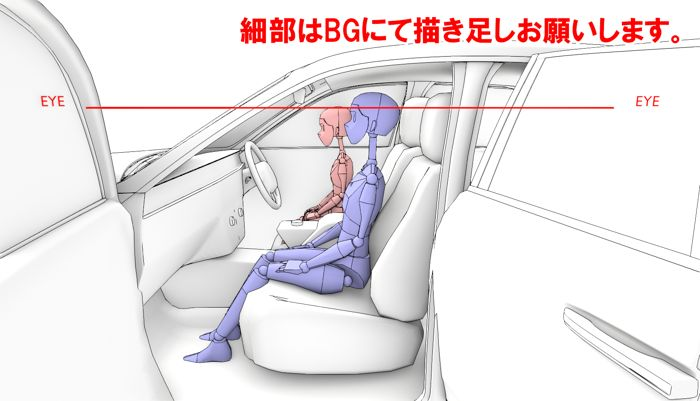
#> input picture handoff/SP2_10/boards10_sample/3.jpg, 700 x 401 px
$ python -i preflight_core.py   (imports and definitions only)
#> lines starting #> are read from the running program, lines starting #| are printed output that depends on the picture; after the words box and inside, x2 and y2 are one past the last pixel; in counts of white or black regions, pixels touching at a corner belong together
#> further down, picture is the input picture: PIL image 700x401 RGB; mean R, G, B 234.6, 229.5, 231.4
"""LoRA Preflight 画像整形コア。

設計: docs/lora-preflight/design-image-processing.md（リポジトリ側）

「Plan（計画=純データ）」と「Render（実行）」を分離する。
サムネも出力PNGも同じ apply_plan() の結果から作るので、画面と実ファイルが
ズレることが構造上ない（WYSIWYG保証）。Plan は JSON 化して manifest に残す。

UI・HTTP・ファイルIOには依存しない。依存は Pillow のみ。
"""
from __future__ import annotations

import math
from dataclasses import dataclass, field, asdict

from PIL import Image, ImageChops

# 全身絵から作る4枚の種別（この順で _1.._4 を割り当てる）
FULLBODY_KINDS = ("fb_upper", "fb_body", "fb_feet", "fb_full")
KIND_LABELS = {
    "normal": "整形",
    "fb_upper": "上半身",
    "fb_body": "首から下",
    "fb_feet": "足元",
    "fb_full": "全身",
}


@dataclass(frozen=True)
class PreflightConfig:
    sizes: tuple = ((1024, 1024), (1152, 896), (1216, 832), (1344, 768), (1536, 640))
    allow_rotate: bool = True
    pad_crop_x: float = 0.5        # 0=余白優先 .. 1=切り取り優先
    max_crop_frac: float = 0.15    # 元面積に対する切除率がこれを超えたら別比率へ逃がす
    fullbody_base_height: int = 2200
    fullbody_tile: int = 1024
    neck_ratio: float = 0.14       # 首位置 = 頭頂 + neck_ratio * 人物高
    trim_threshold: int = 18
    head_margin_px: int = 16       # 高さ正規化後の空間での頭上/足下マージン


@dataclass(frozen=True)
class ImageInfo:
    width: int
    height: int
    content_box: tuple  # (x0, y0, x1, y1) 内容範囲（元画像座標）
    bg_color: tuple     # (r, g, b)


@dataclass(frozen=True)
class CropPlan:
    """加工計画。apply_plan() は crop → pad → resize の順に適用する。"""

    kind: str                    # normal / fb_upper / fb_body / fb_feet / fb_full
    src_size: tuple              # (w, h) 元画像
    crop_box: tuple              # (l, t, r, b) 元画像座標
    pad: tuple                   # (l, t, r, b) crop後座標での余白量
    scale_to: tuple              # 最終出力サイズ（規定サイズに一致）
    bg_color: tuple
    fallback: str | None = None  # 比率フォールバックの説明
    params: dict = field(default_factory=dict)

    def to_dict(self) -> dict:
        return asdict(self)


# [7 lines left out: function candidate_sizes, not called in this run]


def analyze(img: Image.Image, trim_threshold: int = 18) -> ImageInfo:
    """内容範囲と背景色を推定する（マージンは足さない素のbbox）。"""
#> called with trim_threshold = 18
    rgb = img.convert("RGB")
    sample = rgb.resize((1, 1), Image.Resampling.BOX)
    average = sample.getpixel((0, 0))
#> average = (235, 229, 231)
    corners = [
        rgb.getpixel((0, 0)),
        rgb.getpixel((rgb.width - 1, 0)),
        rgb.getpixel((0, rgb.height - 1)),
        rgb.getpixel((rgb.width - 1, rgb.height - 1)),
    ]
#> corners = [(250, 250, 248), (255, 255, 255), (251, 251, 251), (247, 247, 247)]
    bg = tuple(int(sum(c[i] for c in corners) / len(corners)) for i in range(3))
#> bg = (250, 250, 250)
    probe = corners + [average]
#> probe = [(250, 250, 248), (255, 255, 255), (251, 251, 251), (247, 247, 247), (235, 229, 231)]
    detect = tuple(int(sum(c[i] for c in probe) / len(probe)) for i in range(3))
#> detect = (247, 246, 246)
    diff = ImageChops.difference(rgb, Image.new("RGB", rgb.size, detect)).convert("L")
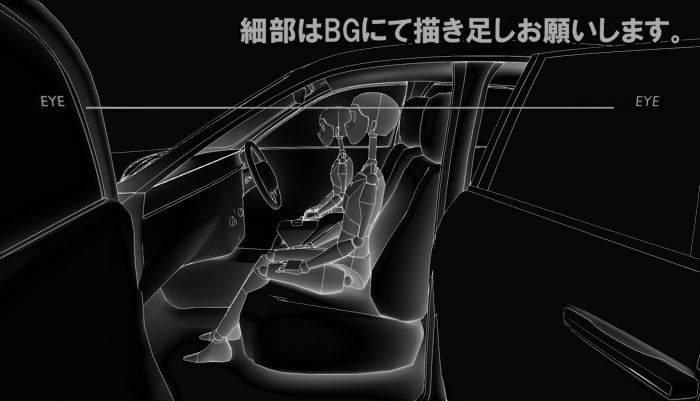
#> diff: PIL image 700x401 L; min 0, max 245, mean 23.5
    mask = diff.point(lambda p: 255 if p > trim_threshold else 0)
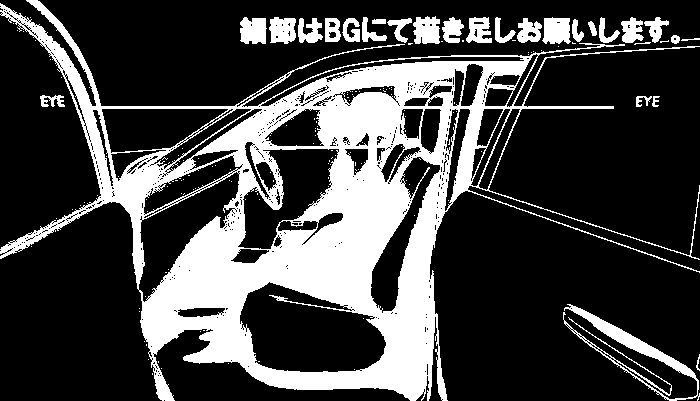
#> mask: PIL image 700x401 L; 26.5% white; 158 white regions (130 under 20 px), largest, box (x1, y1, x2, y2) and area: (0, 0, 700, 401) 64941, (563, 304, 700, 401) 2091, (542, 17, 571, 44) 645
    bbox = mask.getbbox() or (0, 0, rgb.width, rgb.height)
#> bbox = (0, 0, 700, 401)
    return ImageInfo(width=rgb.width, height=rgb.height, content_box=bbox, bg_color=bg)


def _clamp(value: float, low: float, high: float) -> float:
    return max(low, min(high, value))


# [18 lines left out: functions _horizontal_crop_left, _vertical_crop_top, not called in this run]


def _split_pad(total: int) -> tuple:
    first = total // 2
    return first, total - first


# [220 lines left out: functions plan_normal, plan_fullbody, plan_for_mode, apply_plan, thumbnail, not called in this run]

>>> from PIL import Image
>>> picture = Image.open('../handoff/SP2_10/boards10_sample/3.jpg')
>>> result = analyze(picture)
